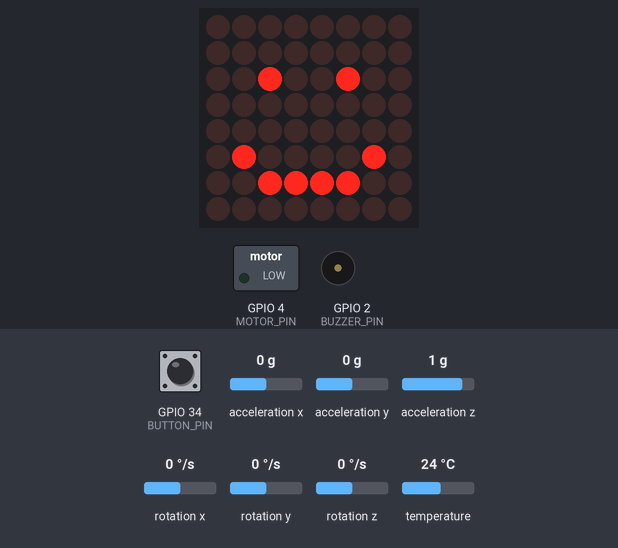
The program below on a simulated ESP32. Parts: 8×8 LED matrix, switched loads named in the program (green lamp = pin HIGH), buzzer (waves = sounding). Wiring (inferred from the names in the program): LED matrix (orientation assumed): rows GPIO 13, GPIO 16, GPIO 17, GPIO 5, GPIO 18, GPIO 19, GPIO 23, GPIO 25; columns GPIO 26, GPIO 32, GPIO 33, GPIO 27, GPIO 14, GPIO 12, GPIO 15, GPIO 0. Dashed ring = blinking. Inputs (shaded band) come from the test bench; at power-on: GPIO 34 (BUTTON_PIN) LOW, acceleration y 0 g, acceleration x 0 g, acceleration z 1 g, rotation x 0 °/s, rotation y 0 °/s, rotation z 0 °/s, temperature 24 °C. Pins used as bus, display or sensor lines are not drawn; what the program prints to the serial monitor is not drawn.

Above: at 1.9 s.
2.0 s: GPIO 34 (BUTTON_PIN) pulled HIGH for 0.15 s
At 2.55 s:
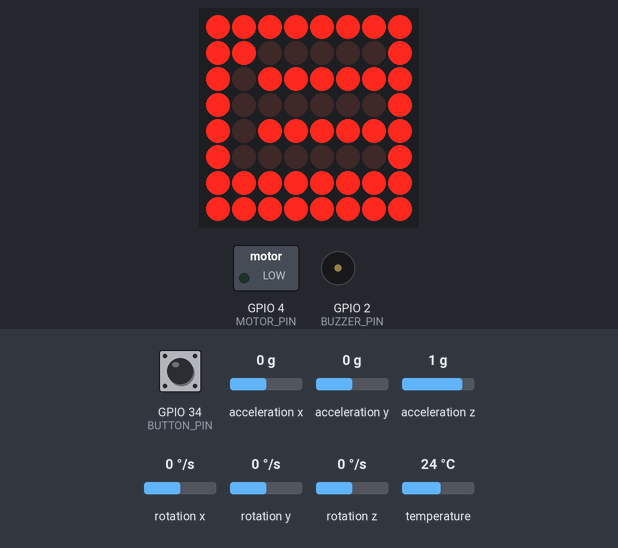
2.7 s: acceleration y set to -1.4 g
At 3.0 s:
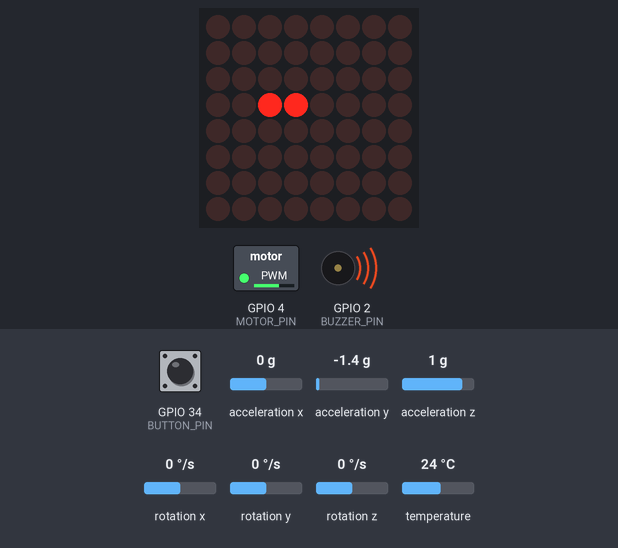
5.0 s: GPIO 34 (BUTTON_PIN) pulled HIGH for 3.2 s
At 6.89 s:
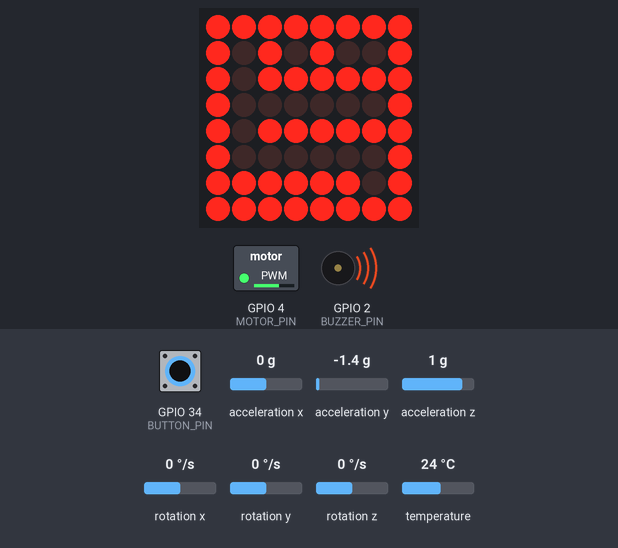
8.8 s: acceleration y set to -0.8 g
At 10.2 s:
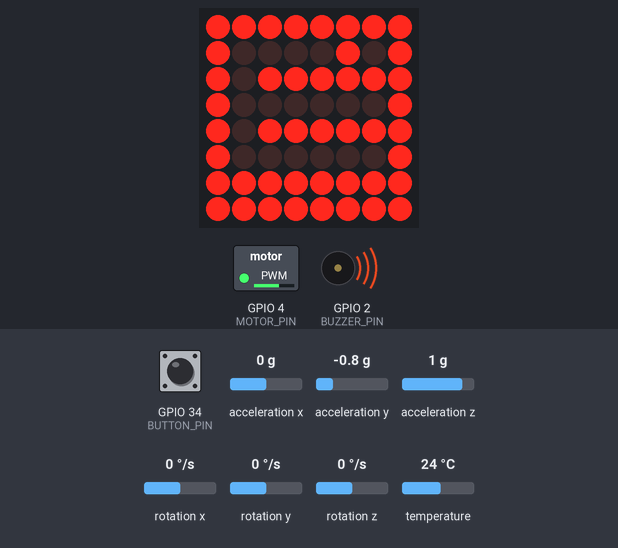
11.6 s: GPIO 34 (BUTTON_PIN) pulled HIGH for 1 s
At 12.36 s:
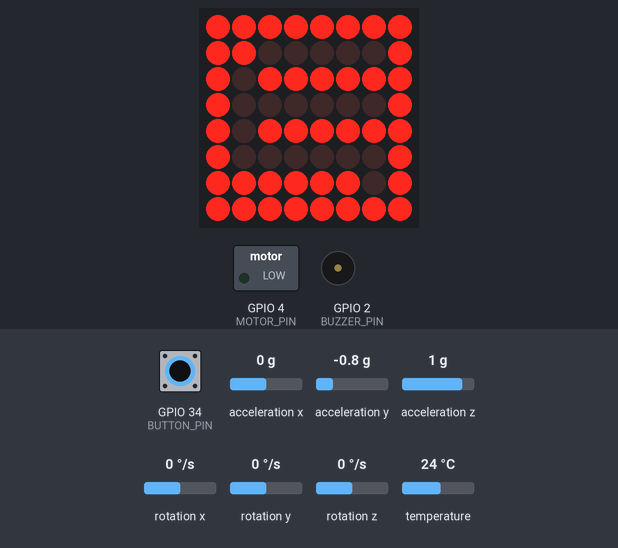
13.2 s: acceleration x set to 1.4 g
Timing chart, 0 to 17.2 s (numbered marks = the images above; inputs shaded):
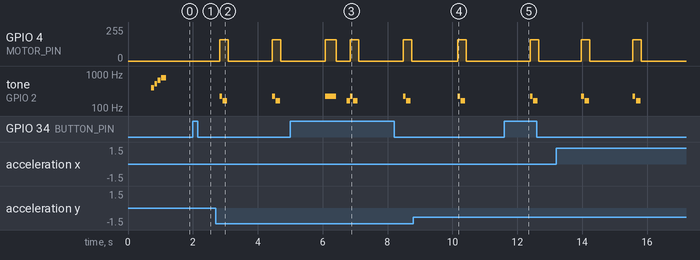

Measured:
- after the input at 2.0 s, the display: first changes after 0.38 s (image 1 shows a later state)
- after the input at 2.7 s, GPIO 4 (MOTOR_PIN): alternates 159/255 for 0.26 s and 0/255 for 1.4 s, starting after 0.12 s; tone on GPIO 2 (BUZZER_PIN): plays 220 Hz for 0.08 s, 165 Hz for 0.14 s, 220 Hz for 0.08 s, 165 Hz for 0.14 s, starting after 0.12 s; the display: first changes after 0.14 s (image 2 shows a later state)
- after the input at 8.8 s, the display: first differs from a run without the input after 1.4 s (image 4)
- after the input at 11.6 s, GPIO 4 (MOTOR_PIN): 0/255 → 159/255 after 0.80 s, → 0/255 0.26 s later; tone on GPIO 2 (BUZZER_PIN): silent → 220 Hz after 0.80 s, → silent 0.08 s later, → 165 Hz 0.02 s later, → silent 0.14 s later; the display: first changes after 0.38 s (image 5 shows a later state)
- by itself, tone on GPIO 2 (BUZZER_PIN): plays 392 Hz for 0.08 s, 523 Hz for 0.08 s, 659 Hz for 0.08 s, 784 Hz for 0.16 s

The program:

main.cpp
```cpp
// ================================================================
//  main.cpp  –  Entry Point
// ================================================================
//  This file is intentionally thin.  All logic lives in the
//  dedicated modules:
//    config.h    – tunable constants (pins, physics, sounds)
//    Display     – LED matrix ISR multiplexer
//    Motion      – MPU6050 accelerometer
//    Feedback    – non-blocking melody sequencer + haptic PWM
//    Levels      – maze level data
//    Game        – state machine + physics engine
// ================================================================

#include <Arduino.h>
#include "config.h"
#include "Display.h"
#include "Motion.h"
#include "Feedback.h"
#include "Game.h"

void setup() {
  Serial.begin(115200);
  Serial.println("\n=== Haptic Tilt-Maze ===");

  // 1. Initialise hardware subsystems
  displayInit();   // configure matrix GPIO pins
  feedbackInit();  // attach motor LEDC channel

  // 2. Start I2C sensor; calibrate resting zero-point
  motionInit();
  motionCalibrate();

  // 3. Play the "ready" jingle so the player knows boot is done
  feedbackPlayBoot();

  // 4. Start the background matrix multiplexing timer
  //    (must come after feedbackInit to avoid LEDC channel conflicts)
  displayStartMux();

  // 5. Seed the game state machine
  gameInit();

  // 6. Configure start button (GPIO 34 – input-only, no pull-up)
  pinMode(BUTTON_PIN, INPUT);

  Serial.println("Boot complete.  Press the button to start!\n");
}

void loop() {
  // Advance non-blocking feedback timers (motor + melody sequencer)
  feedbackUpdate();

  // Read the start button (active-HIGH: HIGH = pressed)
  bool btn = digitalRead(BUTTON_PIN);

  // Advance the game state machine by one tick
  gameUpdate(btn);

  // ~50 Hz game loop (20 ms per frame)
  // The matrix refresh continues independently via the ISR at 1 kHz.
  delay(20);
}
```

Display.cpp
```cpp
// ================================================================
//  Display.cpp  –  8×8 LED Matrix – ISR Multiplexer & Render
// ================================================================
//  How the hardware works
//  ──────────────────────
//  The matrix has 8 row pins (anodes) and 8 column pins (cathodes).
//  To light the LED at (col, row):
//    • Drive the row pin HIGH  (source current)
//    • Drive the col pin LOW   (sink current)
//  Only one row is active at a time to stay within ESP32 current
//  limits.  The ISR cycles through all 8 rows every 8 ms (125 Hz),
//  which appears perfectly steady to the human eye.
//
//  Thread safety
//  ─────────────
//  displayBuffer[] is shared between the ISR (read) and the game
//  loop (write).  All writes use portENTER_CRITICAL so the ISR
//  never reads a half-updated frame.
// ================================================================

#include "Display.h"

// ── Pin Mapping ─────────────────────────────────────────────
// Rows = anodes  (drive HIGH to activate a row)
static const int ROW_PINS[8] = {13, 16, 17,  5, 18, 19, 23, 25};

// Columns = cathodes (drive LOW to light an LED in the active row)
// NOTE: GPIO 0 is used for COL 7.  The DevKit's on-board 10 kΩ
// pull-up keeps it HIGH at boot (= normal run mode).  See the
// wiring guide if you experience boot-mode issues.
static const int COL_PINS[8] = {26, 32, 33, 27, 14, 12, 15,  0};

// ── Display Buffer ──────────────────────────────────────────
// 8 bytes – one per row.  Bit 7 = column 0 (leftmost).
// volatile because the ISR reads it from a different context.
volatile byte displayBuffer[8] = {0};
volatile int  currentRow       = 0;

// Hardware timer handle (allocated in displayStartMux).
static hw_timer_t *muxTimer = nullptr;

// Mutex used to safely share displayBuffer between ISR and loop().
static portMUX_TYPE muxLock = portMUX_INITIALIZER_UNLOCKED;

// ── ISR ─────────────────────────────────────────────────────
// Runs every 1 ms.  IRAM_ATTR ensures it is stored in fast IRAM
// so it executes even if the flash cache is being refilled.
void IRAM_ATTR onTimerISR() {
  portENTER_CRITICAL_ISR(&muxLock);

  // Step 1 – Blank all column pins to prevent ghosting.
  //          Ghosting happens when the next row turns on before
  //          columns are updated; this prevents visible artefacts.
  for (int i = 0; i < 8; i++) {
    digitalWrite(COL_PINS[i], HIGH); // HIGH = cathode off
  }

  // Step 2 – Deactivate the row that was just lit.
  digitalWrite(ROW_PINS[currentRow], LOW);

  // Step 3 – Advance to the next row (wraps 7 → 0).
  currentRow = (currentRow + 1) % 8;

  // Step 4 – Apply the column data for the new row.
  //          Bit 7 of the buffer byte corresponds to column 0.
  byte rowData = displayBuffer[currentRow];
  for (int col = 0; col < 8; col++) {
    if (bitRead(rowData, 7 - col)) {
      digitalWrite(COL_PINS[col], LOW); // LOW = cathode on → LED lights
    }
  }

  // Step 5 – Activate the new row (anode HIGH = current flows).
  digitalWrite(ROW_PINS[currentRow], HIGH);

  portEXIT_CRITICAL_ISR(&muxLock);
}

// ── Public API ──────────────────────────────────────────────

void displayInit() {
  for (int i = 0; i < 8; i++) {
    pinMode(ROW_PINS[i], OUTPUT);
    pinMode(COL_PINS[i], OUTPUT);
    digitalWrite(ROW_PINS[i], LOW);  // all rows off
    digitalWrite(COL_PINS[i], HIGH); // all columns off (cathode high)
  }
}

void displayStartMux() {
  // Create a 1 MHz timer (1 µs per tick).
  muxTimer = timerBegin(1000000);
  timerAttachInterrupt(muxTimer, &onTimerISR);
  // Fire every 1000 ticks = 1 ms, auto-reload, run forever.
  timerAlarm(muxTimer, 1000, true, 0);
}

void displayClear() {
  portENTER_CRITICAL(&muxLock);
  for (int i = 0; i < 8; i++) displayBuffer[i] = 0;
  portEXIT_CRITICAL(&muxLock);
}

void displayDraw(const byte rows[8]) {
  // Copy all 8 bytes in a single critical section so the ISR
  // never sees a partially-written frame.
  portENTER_CRITICAL(&muxLock);
  for (int i = 0; i < 8; i++) displayBuffer[i] = rows[i];
  portEXIT_CRITICAL(&muxLock);
}

void displayPixel(int x, int y, bool on) {
  if (x < 0 || x >= 8 || y < 0 || y >= 8) return;
  portENTER_CRITICAL(&muxLock);
  if (on) bitSet(displayBuffer[y],   7 - x);
  else    bitClear(displayBuffer[y], 7 - x);
  portEXIT_CRITICAL(&muxLock);
}

void displayGetBuffer(uint8_t out[8]) {
  // Snapshot the live display buffer under the ISR mutex.
  // The result is a copy; the caller owns it and no lock is held after return.
  portENTER_CRITICAL(&muxLock);
  for (int i = 0; i < 8; i++) out[i] = (uint8_t)displayBuffer[i];
  portEXIT_CRITICAL(&muxLock);
}
```

Display.h
```cpp
#pragma once
// ================================================================
//  Display.h  –  8×8 LED Matrix Controller
// ================================================================
//  The matrix has no driver IC.  The ESP32 drives 8 row pins
//  (anodes) and 8 column pins (cathodes) directly.
//
//  A hardware timer fires every 1 ms and activates one row at a
//  time (row-multiplexing).  The display runs entirely in the
//  background via an ISR, so the game loop never has to worry
//  about it.
//
//  Public API
//  ──────────
//  displayInit()                Configure GPIO pins for matrix.
//  displayStartMux()            Start the background ISR timer.
//  displayClear()               Turn off every LED.
//  displayDraw(rows)            Replace the entire frame atomically.
//  displayPixel(x, y, on)      Set or clear a single pixel.
//  displayGetBuffer(out)        Copy the current frame into out[8].
// ================================================================

#include <Arduino.h>

// Initialise all matrix GPIO pins as outputs and blank the display.
void displayInit();

// Start the 1 kHz hardware-timer interrupt that drives the matrix.
// Call once, after displayInit(), inside setup().
void displayStartMux();

// Turn off every LED.  Thread-safe (uses portENTER_CRITICAL).
void displayClear();

// Load a complete 8-row frame into the display buffer atomically.
// Each byte in rows[] represents one row: bit 7 = column 0 (left),
// bit 0 = column 7 (right).  A 1 bit lights the LED.
void displayDraw(const byte rows[8]);

// Set (on = true) or clear (on = false) a single pixel.
// x: column 0–7 (left to right)
// y: row    0–7 (top to bottom)
// Out-of-range coordinates are silently ignored.
void displayPixel(int x, int y, bool on = true);

// Copy the current frame into out[8].  Thread-safe snapshot.
// Used by the debug dashboard to mirror the LED matrix on-screen.
void displayGetBuffer(uint8_t out[8]);
```

Feedback.cpp
```cpp
// ================================================================
//  Feedback.cpp  –  Non-Blocking Melody Sequencer + Haptic PWM
// ================================================================
//  SOUND DESIGN GUIDE
//  ──────────────────
//  Every frequency below is a standard musical note.  Change any
//  number to reshape a melody – no music theory required.
//
//  Quick reference (octave 4 and 5):
//    C4=262  D4=294  E4=330  F4=349  G4=392  A4=440  B4=494
//    C5=523  D5=587  E5=659  F5=698  G5=784  A5=880  B5=988
//    C6=1047 D6=1175 E6=1319 F6=1397 G6=1568
//
//  A Note with frequency=0 is a silent rest – useful for adding
//  crisp gaps between notes (otherwise they blur together).
//
//  Duration guide:
//    ≤ 80 ms  = staccato click
//    100 ms   = short note
//    200 ms   = medium note
//    400+ ms  = long, held note
// ================================================================

#include "Feedback.h"
#include "config.h"

// ── Note type ───────────────────────────────────────────────
struct Note {
  uint16_t frequency; // Hz  (0 = silent rest)
  uint16_t duration;  // ms
};

// ── Named note frequency constants ──────────────────────────
// Add more as needed when composing new melodies.
static constexpr uint16_t REST    = 0;
static constexpr uint16_t E3      = 165;
static constexpr uint16_t NOTE_A3 = 220;  // renamed: Arduino defines A3 as an analog pin
static constexpr uint16_t C4  = 262;
static constexpr uint16_t E4  = 330;
static constexpr uint16_t G4  = 392;
static constexpr uint16_t C5  = 523;
static constexpr uint16_t E5  = 659;
static constexpr uint16_t G5  = 784;
static constexpr uint16_t B5  = 988;
static constexpr uint16_t C6  = 1047;
static constexpr uint16_t E6  = 1319;

// ── Melody Definitions ──────────────────────────────────────
// Each array is a sequence of {frequency, duration_ms} pairs.
// Change the values, re-flash, and listen to the result.
// The small REST notes between pitched notes add crispness.

// Plays once at boot after calibration – tells the player it's ready.
static const Note MELODY_BOOT[] = {
  {G4, 80}, {REST, 20},
  {C5, 80}, {REST, 20},
  {E5, 80}, {REST, 20},
  {G5, 160}
};

// Short descending "thud" on wall collision.
// Low pitches feel heavy and physical – like hitting a real wall.
static const Note MELODY_CRASH[] = {
  {NOTE_A3, 80}, {REST, 20},
  {E3, 130}
};

// Bright ascending arpeggio on level completion.
// Rising pitch = positive reward signal.
static const Note MELODY_LEVELUP[] = {
  {C5,  90}, {REST, 25},
  {E5,  90}, {REST, 25},
  {G5,  90}, {REST, 25},
  {C6, 280}
};

// Full celebratory fanfare on completing all levels.
// Longer and more elaborate than the level-up to feel special.
static const Note MELODY_VICTORY[] = {
  {C5,  100}, {REST, 25},
  {E5,  100}, {REST, 25},
  {G5,  120}, {REST, 25},
  {E5,   90}, {REST, 20},
  {C6,  120}, {REST, 40},
  {G5,  120}, {REST, 25},
  {B5,  120}, {REST, 25},
  {E6,  500}
};

// ── Sequencer State ─────────────────────────────────────────
static const Note    *currentMelody = nullptr;
static uint8_t        melodyLen     = 0;
static uint8_t        melodyIdx     = 0;
static unsigned long  noteEnd       = 0;
static uint16_t       activeNoteHz  = 0;  // frequency currently playing (0 = silent)

// Motor state
static bool          motorActive = false;
static unsigned long motorEnd    = 0;
static uint8_t       motorDuty   = 0;  // duty currently applied (0 = off)

// ── Private helpers ─────────────────────────────────────────

static void startNote(const Note &n) {
  activeNoteHz = n.frequency;
  if (n.frequency == 0) {
    noTone(BUZZER_PIN); // rest = silence
  } else {
    tone(BUZZER_PIN, n.frequency);
  }
  noteEnd = millis() + n.duration;
}

static void startMelody(const Note *notes, uint8_t len) {
  currentMelody = notes;
  melodyLen     = len;
  melodyIdx     = 0;
  startNote(notes[0]);
}

static void startMotor(uint8_t duty, uint16_t durationMs) {
  ledcWrite(MOTOR_PIN, duty);
  motorEnd    = millis() + durationMs;
  motorActive = true;
  motorDuty   = duty;
}

// ── Public API ──────────────────────────────────────────────

void feedbackInit() {
  // Attach the motor pin to the LEDC PWM peripheral.
  // The transistor converts this PWM signal into variable motor speed.
  ledcAttach(MOTOR_PIN, MOTOR_PWM_FREQ, MOTOR_PWM_BITS);
  ledcWrite(MOTOR_PIN, 0); // motor off at start

  pinMode(BUZZER_PIN, OUTPUT);
  noTone(BUZZER_PIN);
}

void feedbackUpdate() {
  unsigned long now = millis();

  // ── Motor: stop when rumble time has elapsed ─────────────
  if (motorActive && now >= motorEnd) {
    ledcWrite(MOTOR_PIN, 0);
    motorActive = false;
    motorDuty   = 0;
  }

  // ── Melody sequencer: advance to next note ───────────────
  if (melodyLen > 0 && now >= noteEnd) {
    melodyIdx++;
    if (melodyIdx < melodyLen) {
      startNote(currentMelody[melodyIdx]);
    } else {
      // Melody finished
      noTone(BUZZER_PIN);
      activeNoteHz = 0;
      melodyLen    = 0;
    }
  }
}

void feedbackPlayBoot() {
  startMelody(MELODY_BOOT, sizeof(MELODY_BOOT) / sizeof(Note));
  // No haptic on boot – the motor is not attached yet in some
  // wiring setups; motor test should be done via Serial.
}

void feedbackPlayCrash() {
  startMelody(MELODY_CRASH, sizeof(MELODY_CRASH) / sizeof(Note));
  startMotor(MOTOR_DUTY_CRASH, MOTOR_MS_CRASH);
}

void feedbackPlayLevelUp() {
  startMelody(MELODY_LEVELUP, sizeof(MELODY_LEVELUP) / sizeof(Note));
  startMotor(MOTOR_DUTY_LEVELUP, MOTOR_MS_LEVELUP);
}

void feedbackPlayVictory() {
  startMelody(MELODY_VICTORY, sizeof(MELODY_VICTORY) / sizeof(Note));
  startMotor(MOTOR_DUTY_VICTORY, MOTOR_MS_VICTORY);
}

uint16_t feedbackCurrentNote() {
  return activeNoteHz;
}

uint8_t feedbackMotorDuty() {
  return motorDuty;
}
```

Feedback.h
```cpp
#pragma once
// ================================================================
//  Feedback.h  –  Non-Blocking Haptics & Sound
// ================================================================
//  All feedback (motor rumble + buzzer melody) is non-blocking.
//  This means the game loop continues running while sounds play –
//  the player never experiences a freeze.
//
//  How the melody sequencer works
//  ───────────────────────────────
//  A melody is an array of Note structs, each holding a frequency
//  (Hz) and a duration (ms).  frequency=0 is a silent rest.
//  feedbackUpdate() checks millis() each game tick and advances
//  to the next note when the current note has expired.
//
//  To add a new sound: add a Note array in Feedback.cpp and call
//  the internal _startMelody() helper from a new public function.
//  All frequencies are human-readable musical notes – see the
//  NOTE_* constants at the top of Feedback.cpp.
//
//  Public API
//  ──────────
//  feedbackInit()         Attach motor pin to LEDC PWM channel.
//  feedbackUpdate()       Advance sequencer; stop motor if done.
//                         Must be called every game loop tick.
//  feedbackPlayBoot()     Short "ready" jingle played once at startup.
//  feedbackPlayCrash()    Descending thump + haptic rumble.
//  feedbackPlayLevelUp()  Ascending arpeggio + sharp haptic buzz.
//  feedbackPlayVictory()  Full victory fanfare + strong haptic shake.
//  feedbackCurrentNote()  Frequency (Hz) of the note playing now; 0 = silent.
//  feedbackMotorDuty()    Current motor PWM duty (0–255); 0 = off.
// ================================================================

#include <Arduino.h>

void feedbackInit();
void feedbackUpdate();
void feedbackPlayBoot();
void feedbackPlayCrash();
void feedbackPlayLevelUp();
void feedbackPlayVictory();

// Diagnostics – used by the debug dashboard.
uint16_t feedbackCurrentNote(); // 0 = silent
uint8_t  feedbackMotorDuty();   // 0 = off
```

Game.h
```cpp
#pragma once
// ================================================================
//  Game.h  –  State Machine & Physics Engine
// ================================================================
//  The game is driven by a finite state machine with five states:
//
//    STATE_TITLE    Smiley face displayed; press button to start.
//    STATE_PLAYING  Physics running; tilt to navigate the ball.
//    STATE_CRASHED  Crash screen (blinking life dots); auto-resume.
//    STATE_GAMEOVER "X" displayed; press button to return to title.
//    STATE_VICTORY  Checkmark displayed; press button to replay.
//
//  Flow diagram:
//
//    TITLE ──(button)──► PLAYING ──(crash, lives>0)──► CRASHED
//                           │                              │
//                           │                              └──► PLAYING (respawn)
//                           │
//                           ├──(crash, lives=0)──────────► GAMEOVER ──(button)──► TITLE
//                           │
//                           └──(reach goal, more levels)──► PLAYING (next level)
//                           │
//                           └──(reach goal, last level)───► VICTORY ──(button)──► TITLE
//
//  Public API
//  ──────────
//  gameInit()          Seed initial state; call once in setup().
//  gameUpdate(btn)     Advance state machine by one tick.
//                      btn = true while the start button is held.
//                      Call every loop() iteration.
// ================================================================

#include <Arduino.h>

void gameInit();
void gameUpdate(bool btn);

// ── Diagnostic getters ───────────────────────────────────────
// Used by the debug dashboard and the WASM browser demo.
int gameGetState();  // returns GameState enum value  0=TITLE … 4=VICTORY
int gameGetLives();  // remaining lives (0 after game-over)
int gameGetLevel();  // current level index (0-based)
```

Source omitted: Game.cpp (6615 bytes), Levels.h (3296 bytes), Motion.cpp (4412 bytes), Motion.h (1825 bytes), config.h (3702 bytes)
